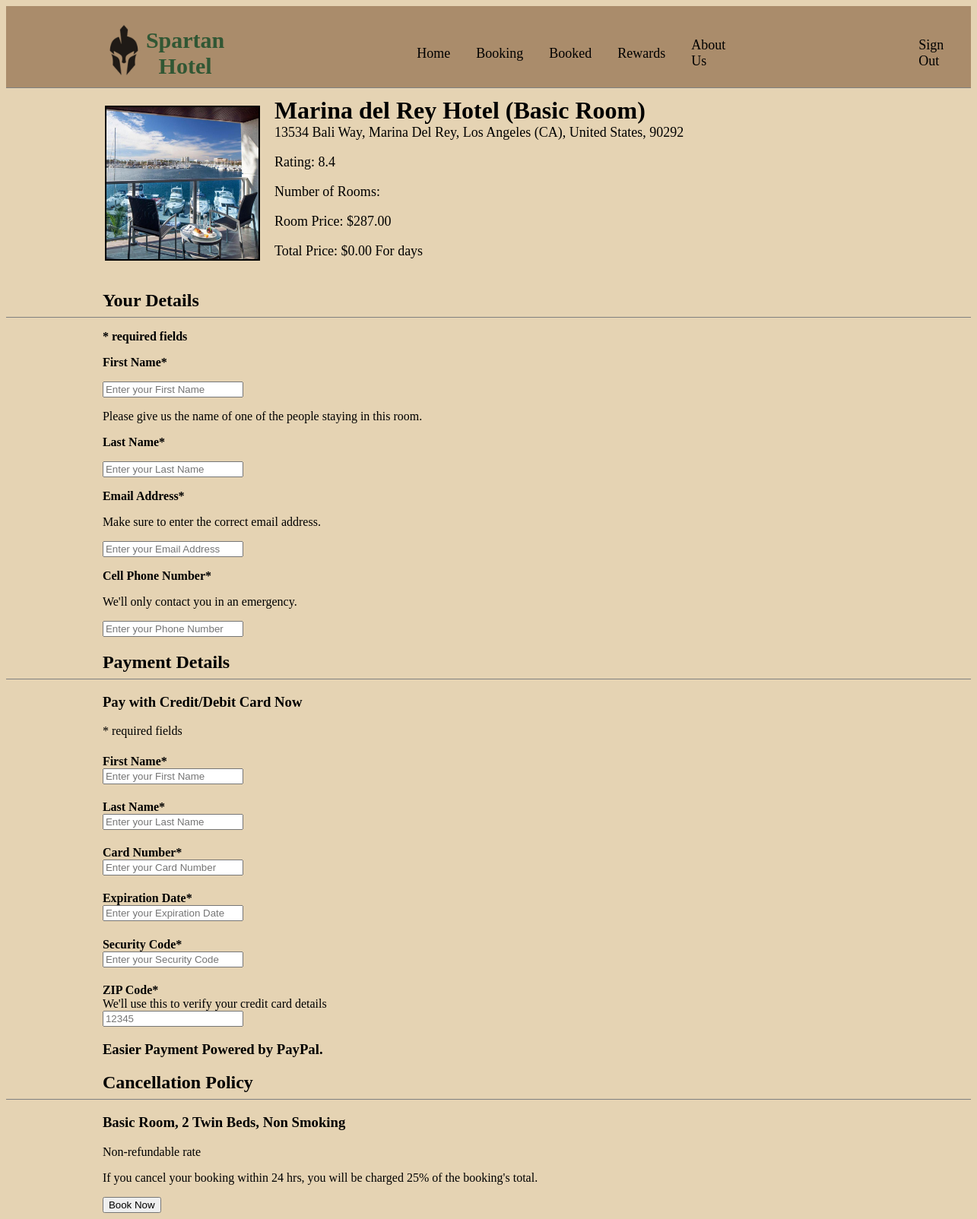
Screenshot of /paymentRewards.php?hotelID=6 (signed in) with the database file from the repository.
### tables this page shows
CREATE TABLE `room` (
  `room_id` int(11) NOT NULL,
  `room_name` varchar(128) NOT NULL,
  `room_price` decimal(10,2) NOT NULL,
  `room_count` int(11) NOT NULL,
  `start_date` date DEFAULT NULL,
  `end_date` date DEFAULT NULL,
  `hotel_id` int(11) NOT NULL
);

CREATE TABLE `hotel` (
  `hotel_id` int(11) NOT NULL,
  `hotel_name` varchar(255) DEFAULT NULL,
  `description` text DEFAULT NULL,
  `city_id` int(11) NOT NULL,
  `usd` decimal(10,2) DEFAULT NULL,
  `image` text NOT NULL,
  `rating` decimal(10,1) DEFAULT NULL,
  `start_date` date DEFAULT NULL,
  `end_date` date DEFAULT NULL
);

### paymentRewards.php (the view, shortened to what this page needs)
<?php
    if (!$_SESSION) {
        include 'header.php';
    } else {
        include 'header2.php';
    }
    include 'database.php';
    $hotelsId = $_GET['hotelID'];
    $hotelsPrice = $_GET['hotelPRICE'];
    $rewardTotal = $_GET['rewardTOTAL'];
    $roomNumber = $_GET['roomNUMBER'];
    $startDate = $_GET['startDATE'];
    $endDate = $_GET['endDATE'];
    $days = $_GET['days'];
?>
<!DOCTYPE html>
    <head>
    </head>
    <body>
        <?php
        $stmt = mysqli_query($conn,"SELECT * FROM userinfo");
        while ($row = mysqli_fetch_array($stmt)) {
            $userId = $row['user_id'];
            $rewardPoints = $row['reward_points'];
        if($rewardTotal >= ($hotelsPrice*$roomNumber*$days)) {
            $totalPriceToPay = 0;
        } else {
            $totalPriceToPay = $hotelsPrice * $roomNumber * $days - $rewardPoints;
            }
        }
        $stmt2 = mysqli_query($conn,"SELECT * FROM room INNER JOIN hotel ON room.hotel_id = hotel.hotel_id WHERE room.hotel_id = $hotelsId");
        while ($row = mysqli_fetch_array($stmt2)) {
            $hotelID = $row['hotel_id'];
            $hotelName = $row['room_name'];
            $hotelDescription = $row['description'];
            $hotelCity = $row['city_id'];
            $hotelRating = $row['rating'];
            $hotelPrice = $row['usd'];
            $hotelImage = $row['image'];
            echo "
            <div>
            <table>
            <td><img style = margin-right:15px class = 'picBorder' src = 'images/$hotelImage' width='200' height='200'/></td>
            <td>
                <h1 style = margin:0px>$hotelName</h1>
                <p style = margin:0px;font-size:18px>$hotelDescription</p>
                <p style = font-size:18px>Rating: $hotelRating</p>
                <p style = font-size:18px>Number of Rooms: $roomNumber</p>
                <p style = font-size:18px>Room Price: $".($hotelPrice)."</p>
                <p style = font-size:18px>Total Price: $$totalPriceToPay.00 For ".$days." days</p>
                </td>
            </table>
            </div>
            <form action='finishbookingpage2.php?hotelID=$hotelID&hotelNAME=$hotelName&hotelDESCRIPTION=$hotelDescription&hotelCITY=$hotelCity&hotelPRICE=$hotelPrice&hotelIMAGE=$hotelImage&hotelRATING=$hotelRating&userID=$userId&rewardPOINTS=$rewardPoints&roomNUMBER=$roomNumber&rewardTOTAL=$rewardTotal&startDATE=$startDate&endDATE=$endDate&days=$days' method = 'POST' name = 'form1' autocomplete='off' onsubmit='return required()'>
            ";
        }
        ?>
         <div>
                <h2 class = "noBotMargin">Your Details</h2>
                <hr class = "lineHeight" class = "noTopMargin" color = "gray">
                <b><p>* required fields</p></b>
                <b><p>First Name*</p></b>
                <input type = "text" name = "fname" placeholder = "Enter your First Name">
                <p>Please give us the name of one of the people staying in this room.</p>
                <b><p>Last Name*</p></b>
                <input type = "text" name = "lname" placeholder = "Enter your Last Name">
                <b><p>Email Address*</p></b>
                <p>Make sure to enter the correct email address.</p>
                <input type = "text" name = "email" placeholder = "Enter your Email Address">
                <b><p>Cell Phone Number*</p></b>
                <p>We'll only contact you in an emergency.</p>
                <input type = "text" name = "phone" placeholder = "Enter your Phone Number">
        </div>
        <div>
            <h2 class = "noBotMargin">Payment Details</h2>
            <hr class = "lineHeight" class = "noTopMargin" color = "gray">
        <h3>Pay with Credit/Debit Card Now</h3>
        <p>* required fields</p>
        <h4 class = "noBotMargin">First Name*</h4>
        <input type = "text" name = "fname2" placeholder = "Enter your First Name">
        <h4 class = "noBotMargin">Last Name*</h4>
        <input type = "text" name = "lname2" placeholder = "Enter your Last Name">
        <h4 class = "noBotMargin">Card Number*</h4>
        <input type = "text" name = "card" placeholder = "Enter your Card Number">
        <h4 class = "noBotMargin">Expiration Date*</h4>
        <input type = "text" name = "expiration" placeholder = "Enter your Expiration Date">
        <h4 class = "noBotMargin">Security Code*</h4>
        <input type = "text" name = "seccode" placeholder = "Enter your Security Code">
        <h4 class = "noBotMargin">ZIP Code*</h4>
        <p class = "noMargin">We'll use this to verify your credit card details</p>
        <input type = "text" name = "zipcode" placeholder = "12345">
        <h3>Easier Payment Powered by PayPal.</h3>
        </div>
        <div>
            <h2 class = "noBotMargin">Cancellation Policy</h2>
            <hr class = "lineHeight" class = "noTopMargin" color = "gray">
            <h3>Basic Room, 2 Twin Beds, Non Smoking</h3>
            <p>Non-refundable rate</p>
            <p>If you cancel your booking within 24 hrs, you will be charged 25% of the booking's total.</p>
        </div>
        <input type = "submit" name = "submit" value = "Book Now" />
        </form>
    </body>
</html>

### styles.css (style rules this page uses)
body { background-color: #E5D3B3; text-indent: 10%; font-family: 'Orelega One', cursive; }
hr { height: 1px; border: none; width: 100%; }
table:not(.searchContainer):not(.test), input:not(.search):not(.bookButton), button, textarea { margin-left: 10%; }
.noMargin { margin: 0px; }
.noBotMargin { margin-bottom: 0px; }
.picBorder { border: 2px solid black; }

### rows the page displays
room: hotel.image (picture), room_name "Marina del Rey Hotel (Basic Room)", hotel.description "13534 Bali Way, Marina Del Rey, Los Angeles (CA), United States, 90292", hotel.rating "8.4", hotel.usd "287.00"
